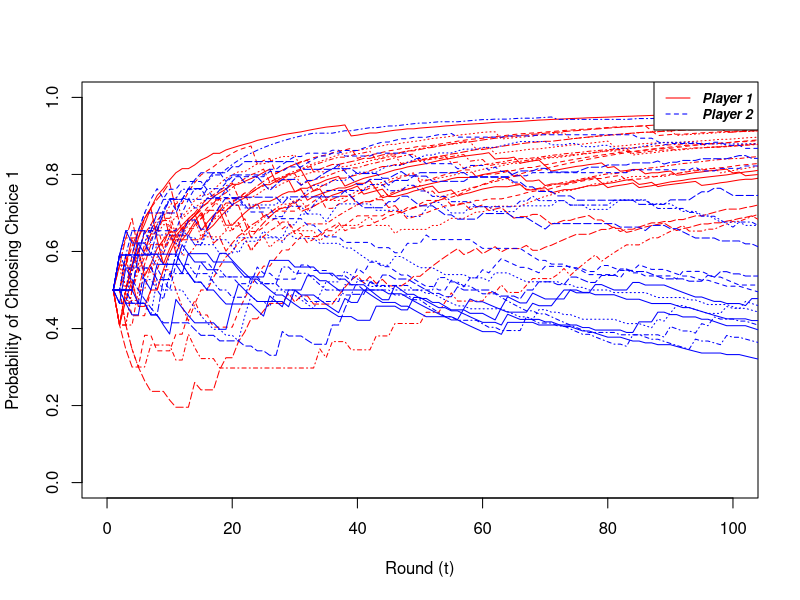
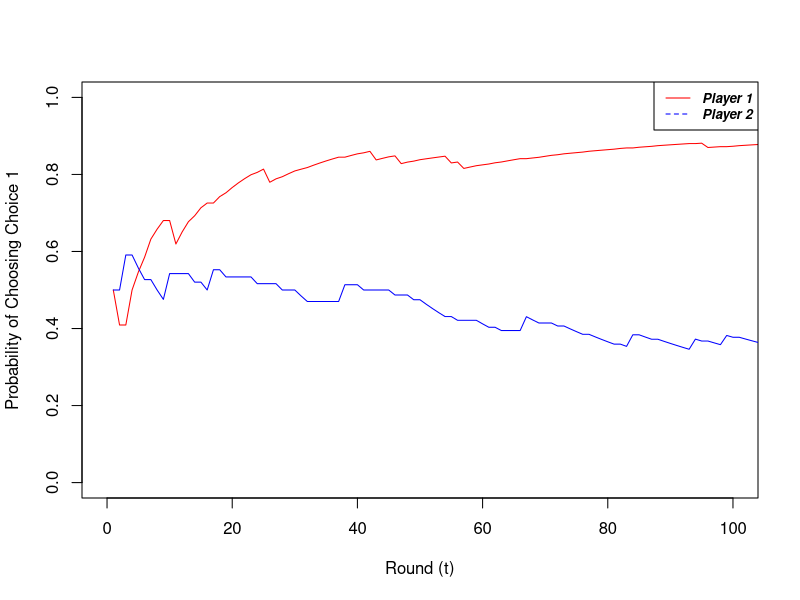
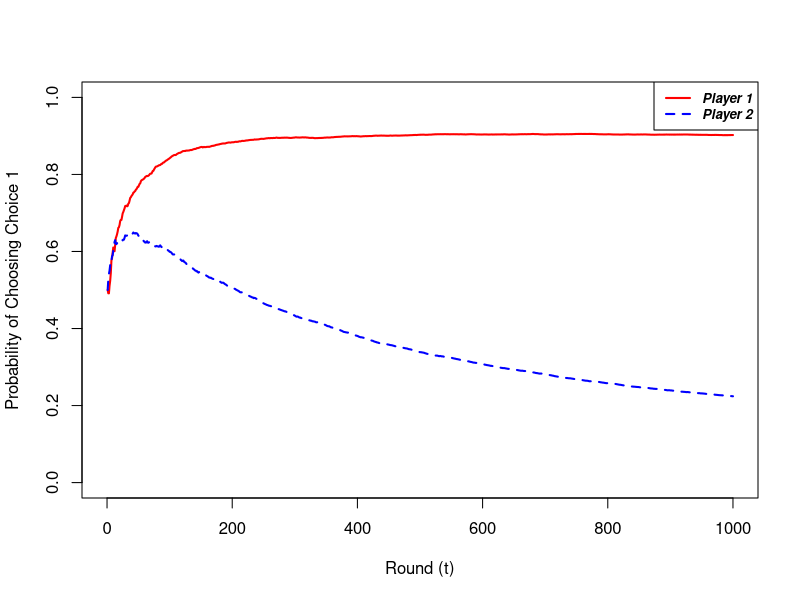
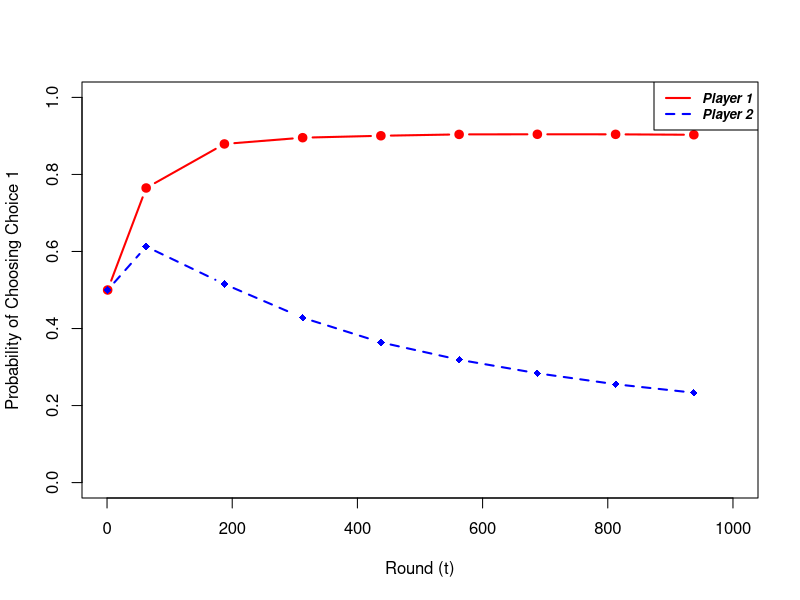

These figures' R source, in order:
#Model Replication
#Predicting How People Play Games: Reinforcement Learning in Experimental Games with Unique, Mixed Strategy Equilibria 
#Erev and Roth, 1998

#Created by James Paine
#15.879 - Simulation Models in Social and Behavioral Sciences
#February 14, 2019


#ONE-PARAMETER MODEL


setwd("C:/Users/jpaine/OneDrive/MIT/15.879 - Simulation Models in Social and Behavioral Sciences/Erev Modeling")
Payout = read.csv("ML Payoff Matrix.csv")
head(Payout)

#Set the number of time steps or rounds of individual play between each player
Rounds = 1000

#Set the number of players
#NOTE: MUST MATCH FORMAT OF INPUT PAYOUT MATRIX
NumPlayer = 2

#Set the number of interations of each play
Iterations = 20

#Set Strength Parameter
#Tuned value on page 862
S1 = 54


#Note on indicies
#i = iteration index
#n = player index
#t = round, or time, index of single play
#k = index of choice the player actually played
#j = general index of choices available to player
#q[n,j,t] = 'propensity' towards a strategy j
#p[n,j,t] = probability of choosing strategy j



#Get the number of unique choices for each player
M = lapply(Payout, function(x) length(unique(x)))
M = M[1:NumPlayer]

#Get the average absolute payoff for each player
X = lapply(Payout, function(x) abs(mean(x)))
X = X[(NumPlayer+1):length(X)]

#Get the minimum payoff for each player
x_min = lapply(Payout, function(x) min(x))
x_min = x_min[(NumPlayer+1):length(x_min)]

#initalize the GLOBAL probability and q array spaces
P = array(data = NA, dim = c(NumPlayer,max(as.numeric(M[1:NumPlayer])),Rounds,Iterations))
Q=P

#initialize the GLOBAL choice array k
K = array(data = NA, dim = c(NumPlayer,Rounds,Iterations))

i=1

#Loop through each iteration i the multi-round game
for (i in 1:Iterations) {
  cat("\014")  
  print(paste0("Iteration: ", i, " of ", Iterations))
  
  
  #initalize the probability and q array space for this iteration
  p = array(data = NA, dim = c(NumPlayer,max(as.numeric(M[1:NumPlayer])),Rounds))
  q=p
  
  #initialize the choice array k for this iteration
  k = array(data = NA, dim = c(NumPlayer,Rounds))
  
  
  #Initialization round
  #set t=1 values for the probabilities and propensities
  for (n in 1:NumPlayer) {
    for (j in 1:as.numeric(M[n])) {
      
      p[n,j,1]= 1/as.numeric(M[n])
      q[n,j,1]= p[n,j,1]*S1*as.numeric(X[n])
    }
  }

  #Loop through subsequent rounds
  for(t in 2:Rounds) {
    
    for(n in 1:NumPlayer){
      #Probabilistically get player n's choice 
      k[n,t]=sample(c(1:as.numeric(M[n])),1,replace=FALSE,prob=p[n,,(t-1)])
    }
    
    #Look at the payout matrix to determine which row matches the choices
    FullPayout = Payout[apply(Payout[,1:NumPlayer], 1, function(x) identical(as.numeric(x),as.numeric(k[,t]))),]
    R = FullPayout[,(NumPlayer+1):ncol(Payout)]-x_min
    
    for(n in 1:NumPlayer){
      
      #for each strategy option, see if a reward was observed
      for(j in 1:as.numeric(M[n])){
        
        q[n,j,t] = q[n,j,(t-1)]
        
        if (as.numeric(k[n,t]) == j) {
          #update the propensities based on the reward observed
          q[n,j,t] =  q[n,j,(t-1)]+as.numeric(R[n])         
        }
      } #next j in the observation of choice and propentsity update loop
      
      #Update probabilities based on newly updated propensities
      for(j in 1:as.numeric(M[n])){
        p[n,j,t] = q[n,j,t]/sum(q[n,1:as.numeric(M[n]),t])     
      } #next j in the update of probability loop
      
    } #next n
    
  } #next t
  
  #Write the values of p, q, and k to global arrays for later use and analysis
  P[,,,i]=p
  Q[,,,i]=q
  K[,,i]=k
  
} #next i


###Recreate the Plots from Erev and Roth

#Initialize the average arrays
P_avg = array(data = NA, dim = c(NumPlayer,max(as.numeric(M[1:NumPlayer])),Rounds))
Q_avg = P_avg

#Loop through the players and choices and average over the iterations observed at each round
for (n in 1:NumPlayer){
  for (j in 1:as.numeric(M[n])) {
    
    SubP=P[n,j,,]
    P_avg[n,j,]=rowMeans(SubP)
    
    SubQ=Q[n,j,,]
    Q_avg[n,j,]=rowMeans(SubQ)
    
  }
}



###### PLOTTING FUNCTIONS #####

##Plot ALL the iterations
matplot(1:Rounds,P[1,1,,], typ = "l", pch=19, col = "red",
        xlim=c(0,100), ylim=c(0,1),
        xlab = "Round (t)", ylab = "Probability of Choosing Choice 1"
)
matlines(P[2,1,,], pch = 18, col="blue")
legend("topright", legend=c("Player 1", "Player 2"),
       col=c("red", "blue"), lty=1:2, cex=0.8,
       text.font=4)


##Plot a single random iteration
it = sample(1:Iterations, 1)
plot(1:Rounds,P[1,1,,it], typ = "l", pch=19, col = "red",
     xlim=c(0,100), ylim=c(0,1),
     xlab = "Round (t)", ylab = "Probability of Choosing Choice 1"
)
lines(P[2,1,,it], pch = 18, col="blue")
legend("topright", legend=c("Player 1", "Player 2"),
       col=c("red", "blue"), lty=1:2, cex=0.8,
       text.font=4)


##Plot the average of the probabilities for each player

plot(1:Rounds,P_avg[1,1,], typ = "l", pch=19, col = "red", lwd=2,
     xlim=c(0,Rounds), ylim=c(0,1),
     xlab = "Round (t)", ylab = "Probability of Choosing Choice 1"
)
lines(1:Rounds,P_avg[2,1,], pch = 18, col="blue", lty = 2, lwd=2)
legend("topright", legend=c("Player 1", "Player 2"), lwd = 2,
       col=c("red", "blue"), lty=1:2, cex=0.8,
       text.font=4)



##Plot Binned data to match Erev and Roth outputs

#Bin the iterations of data
Bins = 8
Bin_Size = round(Rounds/Bins,0)

t_vector = seq(Rounds/Bins/2, Rounds, Rounds/Bins)
t_vector = append(1, t_vector)

P_bin = array(data = NA, dim = c(NumPlayer,max(as.numeric(M[1:NumPlayer])),Bins+1))
Q_bin = P_bin


#Loop through the players and choices and create an average bin by round
for (n in 1:NumPlayer){
  for (j in 1:as.numeric(M[n])) {
    P_bin[n,j,]=append(P_avg[n,j,1],colMeans(matrix(P_avg[n,j,],Bin_Size)))
    Q_bin[n,j,]=append(Q_avg[n,j,1],colMeans(matrix(P_avg[n,j,],Bin_Size)))
  }
}

#Plot the binned data
plot(t_vector,P_bin[1,1,], typ = "b", pch=19, col = "red", lwd=2,
     xlim=c(0,Rounds), ylim=c(0,1),
     xlab = "Round (t)", ylab = "Probability of Choosing Choice 1"
)
lines(t_vector,P_bin[2,1,], typ = "b", pch = 18, col="blue", lty = 2, lwd=2)
legend("topright", legend=c("Player 1", "Player 2"), lwd = 2,
       col=c("red", "blue"), lty=1:2, cex=0.8,
       text.font=4)



